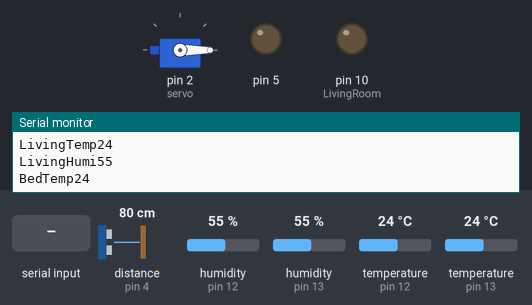
A sketch run on a simulated Arduino Uno, built with avr-gcc and run on an emulated ATmega328P. Shown: servo, output pins drawn as LEDs (lit = HIGH), the last lines printed to the serial monitor. Wiring (inferred from the names in the program): ultrasonic range finder: trigger pin 3; echo pin 4. The test bench sets the inputs (shaded band); at power-on: distance to the obstacle (sensor on pin 4) 80 cm, humidity (sensors on pin 12, pin 13) 55 %, temperature (sensors on pin 12, pin 13) 24 °C. The echo pulse lasts 58.3 µs per cm; pins used as bus, display or sensor lines are not drawn.

Above: at 1.2 s.
1.3 s: "E" received over the second serial link
At 3.1 s:
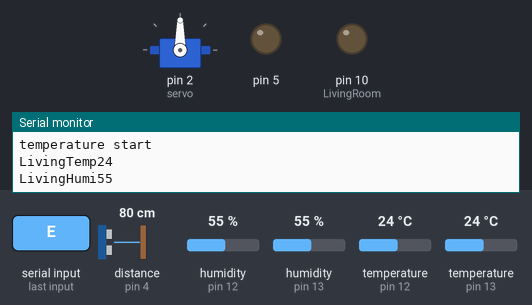
3.8 s: "A" received over the second serial link
At 4.3 s:
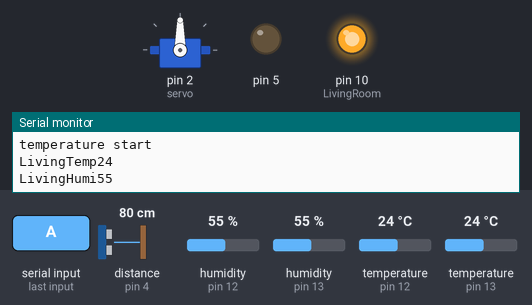
5.3 s: "C" received over the second serial link
At 6.5 s:
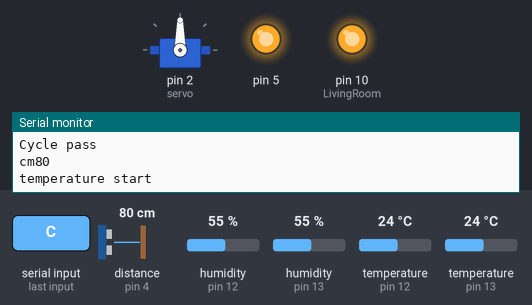
6.8 s: "B" received over the second serial link
At 7.8 s:
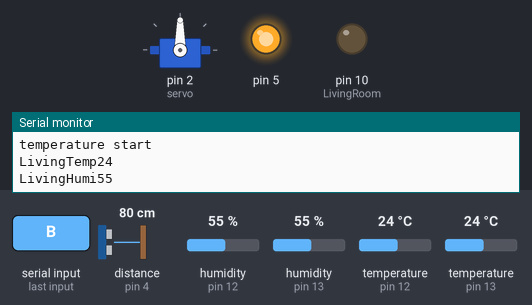
8.3 s: "F" received over the second serial link
At 10.0 s:
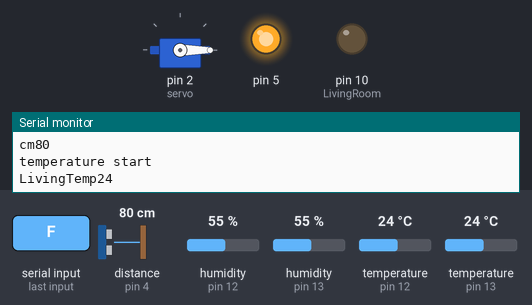
Timing chart, 0 to 11.5 s (numbered marks = the images above; inputs shaded):
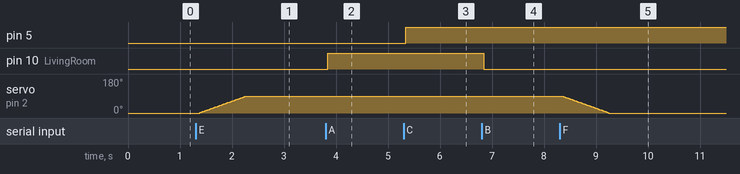

Measured:
- after the input at 1.3 s, servo on pin 2 (servo): moves from 0° to 90° over 0.96 s, starting after 0.08 s
- after the input at 3.8 s, pin 10 (LivingRoom): LOW → HIGH at once
- after the input at 5.3 s, pin 5: LOW → HIGH at once
- after the input at 6.8 s, pin 10 (LivingRoom): HIGH → LOW at once
- after the input at 8.3 s, servo on pin 2 (servo): moves from 90° to 0° over 0.89 s, starting after 0.06 s

The sketch:

ForBluetooth.ino
```cpp
#include <Servo.h>

#include <SoftwareSerial.h>

#include <dht11.h>
#include "pitches.h"

#define UltraSonics_Trig 3   // 초음파센서
#define UltraSonics_echo 4   // 초음파센서 입력
#define UltraSonics_led 11    // 초음파센서 led 핀
//-------------온도조절기----------------------------------------------------------------------
#define LivingRoom 10
#define BedRoom 5
#define window 2

//-------------온습도기능----------------------------------------------------------------------
dht11 DH11;    // DHT11 클래스에 10번 디지털 데이터 핀 생성.
//----------------블루투스 연결 부분-----------------------------------------------------------------
Servo servo;
SoftwareSerial bluetooth(8,9); //2번 핀과 3번핀을 각각 TX, RX에 연결함.
String buffer;
int Lset=10;
int Bset=10;

bool ParkingLot();
void aircondition(int pin, int power,int onoff);
// 주차장 시스템. 초음파 반사되어 돌아오는 거리를 반환하는 함수
long microsecondesToInches(long microseconds){
  return microseconds /74 /2;
}
// 주차장시스템. 초음파 반사되어 돌아오는 시간 반환하는 함수
long microsecondesToCensong_timeters(long microseconds){
  return microseconds /29 /2;
}
char* IntToChar(int target);

void setup() {
  // put your setup code here, to run once:
  bluetooth.begin(9600); //baud rate 9600
  Serial.begin(115200);
//  pinMode(9,INPUT);
//  pinMode(10,INPUT);
  pinMode(LivingRoom,OUTPUT);
  pinMode(5,OUTPUT); //LED핀
  pinMode(UltraSonics_Trig, OUTPUT); // 주차장
  pinMode(UltraSonics_echo, INPUT); // 주차장

  servo.attach(2); // 서보모터
  Serial.write("complete initialize");
}

int pos=0;

void loop() {
  int err,Ltemp,Lhumi=0,Btemp,Bhumi=0;
  buffer="";
  servo.write(pos);
  servo.detach();

  while(bluetooth.available()){ // 블루투스에서 들어온 정보가 있다면?
    char data=(char)bluetooth.read();

    Serial.print(data);
    bluetooth.flush();
    if(data=='A'){
       analogWrite(10,255);
       bluetooth.flush();
       buffer="";
    }
    if(data=='B'){
       analogWrite(10,0);
       bluetooth.flush();
       buffer="";
     }
    if(data=='C'){
      analogWrite(5,255);
      bluetooth.flush();
      buffer="";
     }
    if(data=='D'){
     analogWrite(5,0);
     bluetooth.flush();
     buffer="";
    }
    if(data=='E'){
     servo.attach(2);
     for(; pos<90; pos++){
     servo.write(pos);
     delay(10);
     }
     bluetooth.flush();
     buffer="";
    }
    if(data=='F'){
     servo.attach(2);
     for(; pos>=0; pos--){
     servo.write(pos);
     delay(10);
     }
     for(; pos>=0; pos--){
     servo.write(pos);
     delay(10);
     }
    }
     bluetooth.flush();
     buffer="";
  }

  Serial.println("temperature start");
  if((err=DH11.read(13))==0){//거실 온습도 읽기
     Ltemp=DH11.temperature;
     Serial.print("LivingTemp");
     Serial.println(Ltemp);
    bluetooth.print("T"+String(Ltemp)+"|");
     Lhumi=DH11.humidity;
     Serial.print("LivingHumi");
     Serial.println(Lhumi);
    bluetooth.print("H"+String(Lhumi)+"|");
  }
  else     { //에러 출력
    Serial.print("LivingRoom Error No :");Serial.print(err);
  }
  if((err=DH11.read(12))==0){//침실 온습도 읽기
     Btemp=DH11.temperature;
     Serial.print("BedTemp");
     Serial.println(Btemp);
    bluetooth.print("t"+String(Btemp)+"|");
     Bhumi=DH11.humidity;
     Serial.print("BedHumi");
     Serial.println(Bhumi);
    bluetooth.print("h"+String(Bhumi)+"|");
  }
  else     { //에러 출력
    Serial.print("BedRoomError No :");Serial.print(err);
  }
  Serial.println("Cycle pass");


  bluetooth.flush();

  ParkingLot();

}

void aircondition(int pin, int power,int onoff){ // the power must be under 3
  if(onoff==1)
    analogWrite(pin,155+power*50); // it can be 0,1 or 2
  else
    digitalWrite(pin,LOW);
}


bool ParkingLot(){  // 주차장 시스템. 사용자 입력 받지 않음.
  bool Park=false;
  long duration, inches, cm;

  digitalWrite(UltraSonics_Trig,LOW);
  delayMicroseconds(2);

  digitalWrite(UltraSonics_Trig,HIGH);
  delayMicroseconds(10);

  digitalWrite(UltraSonics_Trig,LOW);

  duration=pulseIn(UltraSonics_echo, HIGH);

  inches=microsecondesToInches(duration);
  cm=microsecondesToCensong_timeters(duration);
Serial.print("cm");
Serial.println(cm);
  if(cm < 5){
    digitalWrite(UltraSonics_led, HIGH);
    bluetooth.print("P");

    Park=true; // 주차장에 차가 들어와있는 상태.
  }else{
    bluetooth.print("U");
    digitalWrite(UltraSonics_led, LOW);
  }
  return Park;

}
```

pitches.h
```cpp
/*************************************************
 * Public Constants
 *************************************************/

#define NOTE_B0  31
#define NOTE_C1  33
#define NOTE_CS1 35
#define NOTE_D1  37
#define NOTE_DS1 39
#define NOTE_E1  41
#define NOTE_F1  44
#define NOTE_FS1 46
#define NOTE_G1  49
#define NOTE_GS1 52
#define NOTE_A1  55
#define NOTE_AS1 58
#define NOTE_B1  62
#define NOTE_C2  65
#define NOTE_CS2 69
#define NOTE_D2  73
#define NOTE_DS2 78
#define NOTE_E2  82
#define NOTE_F2  87
#define NOTE_FS2 93
#define NOTE_G2  98
#define NOTE_GS2 104
#define NOTE_A2  110
#define NOTE_AS2 117
#define NOTE_B2  123
#define NOTE_C3  131
#define NOTE_CS3 139
#define NOTE_D3  147
#define NOTE_DS3 156
#define NOTE_E3  165
#define NOTE_F3  175
#define NOTE_FS3 185
#define NOTE_G3  196
#define NOTE_GS3 208
#define NOTE_A3  220
#define NOTE_AS3 233
#define NOTE_B3  247
#define NOTE_C4  262
#define NOTE_CS4 277
#define NOTE_D4  294
#define NOTE_DS4 311
#define NOTE_E4  330
#define NOTE_F4  349
#define NOTE_FS4 370
#define NOTE_G4  392
#define NOTE_GS4 415
#define NOTE_A4  440
#define NOTE_AS4 466
#define NOTE_B4  494
#define NOTE_C5  523
#define NOTE_CS5 554
#define NOTE_D5  587
#define NOTE_DS5 622
#define NOTE_E5  659
#define NOTE_F5  698
#define NOTE_FS5 740
#define NOTE_G5  784
#define NOTE_GS5 831
#define NOTE_A5  880
#define NOTE_AS5 932
#define NOTE_B5  988
#define NOTE_C6  1047
#define NOTE_CS6 1109
#define NOTE_D6  1175
#define NOTE_DS6 1245
#define NOTE_E6  1319
#define NOTE_F6  1397
#define NOTE_FS6 1480
#define NOTE_G6  1568
#define NOTE_GS6 1661
#define NOTE_A6  1760
#define NOTE_AS6 1865
#define NOTE_B6  1976
#define NOTE_C7  2093
#define NOTE_CS7 2217
#define NOTE_D7  2349
#define NOTE_DS7 2489
#define NOTE_E7  2637
#define NOTE_F7  2794
#define NOTE_FS7 2960
#define NOTE_G7  3136
#define NOTE_GS7 3322
#define NOTE_A7  3520
#define NOTE_AS7 3729
#define NOTE_B7  3951
#define NOTE_C8  4186
#define NOTE_CS8 4435
#define NOTE_D8  4699
#define NOTE_DS8 4978
```
